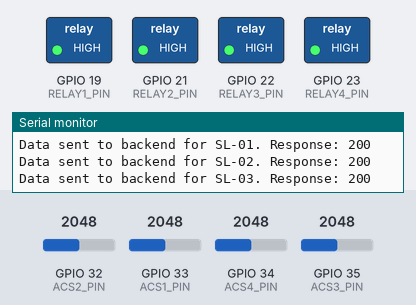
Bench run of a sketch on a simulated ESP32. Shown: switched loads named in the sketch (green lamp = pin HIGH), the last lines printed to the serial monitor. The test bench sets the inputs (shaded band); at power-on: GPIO 32 (ACS2_PIN) = 2048, GPIO 33 (ACS1_PIN) = 2048, GPIO 34 (ACS4_PIN) = 2048, GPIO 35 (ACS3_PIN) = 2048 (analog values on the 0–4095 scale). WiFi joins after 1.5 s; servers stay silent unless stated; uploads are accepted with an empty reply.

Above: at 12.5 s.
12.6 s: GPIO 32 (ACS2_PIN) set to 2141
14.3 s: GPIO 32 (ACS2_PIN) set to 2259
At 15.4 s:
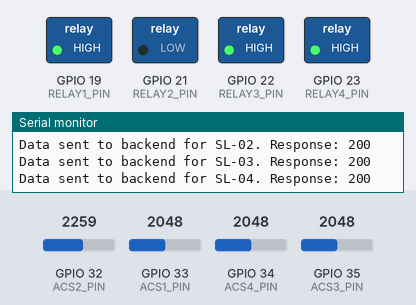
16.3 s: GPIO 33 (ACS1_PIN) set to 2138
18.1 s: GPIO 33 (ACS1_PIN) set to 2240
At 20.3 s:
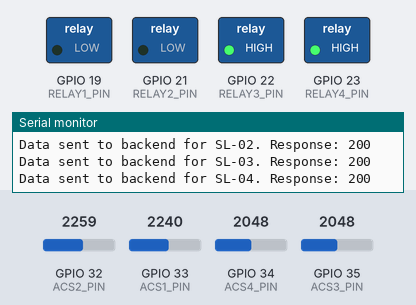
20.9 s: GPIO 34 (ACS4_PIN) set to 2128
22.4 s: GPIO 34 (ACS4_PIN) set to 2270
At 23.6 s:
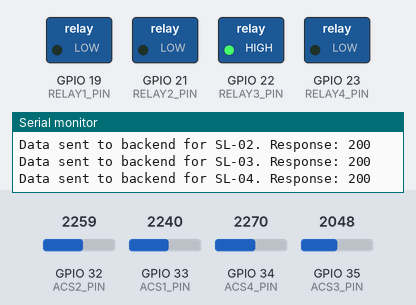
Timing chart, 0 to 25.2 s (numbered marks = the images above; inputs shaded):
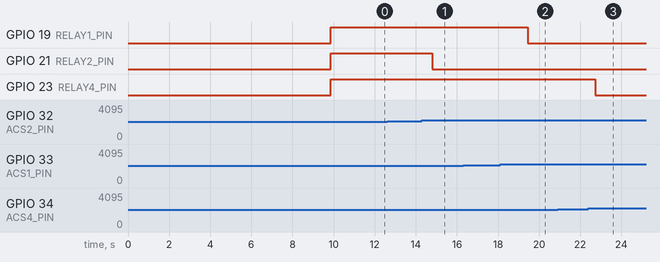

Measured:
- the behaviour switches between 2200 and 2201 on GPIO 32 (ACS2_PIN) (found by bisection; images 0 and 1)
- the behaviour switches between 2200 and 2201 on GPIO 33 (ACS1_PIN) (found by bisection; images 1 and 2)
- the behaviour switches between 2200 and 2201 on GPIO 34 (ACS4_PIN) (found by bisection; images 2 and 3)
- after the input at 14.3 s, GPIO 21 (RELAY2_PIN): HIGH → LOW after 0.51 s
- after the input at 16.3 s, every drawn part: stays the same
- after the input at 18.1 s, GPIO 19 (RELAY1_PIN): HIGH → LOW after 1.3 s
- after the input at 20.9 s, every drawn part: stays the same
- after the input at 22.4 s, GPIO 23 (RELAY4_PIN): HIGH → LOW after 0.33 s

The sketch:

streelight.ino
```cpp
#include <WiFi.h>
#include <WebServer.h>
#include <ESPmDNS.h>
#include <HTTPClient.h>

/************ BACKEND SETTINGS ************/
const char* serverUrl = "http://10.146.41.119:5001/api/streetlight-data"; // Laptop IP & Backend Port
unsigned long lastSendTime = 0;
const unsigned long sendInterval = 5000; // Send data every 5 seconds

/************ WIFI ************/
const char *ssid = "Sharvil";
const char *password = "12345678";

// WiFi Server object and parameters
WebServer server(80);

/************ PIN DEFINITIONS ************/
#define ACS1_PIN 33
#define RELAY1_PIN 19

#define ACS2_PIN 32
#define RELAY2_PIN 21

#define ACS3_PIN 35
#define RELAY3_PIN 22

#define ACS4_PIN 34
#define RELAY4_PIN 23

/************ SETTINGS ************/
//SENSITIVITY=(0.185*(2.0/3.0))=0.123
#define SENSITIVITY 0.123  //0.100
#define NOISE_THRESHOLD 0.01
#define OVERCURRENT_LIMIT 1.0
#define LOAD_ON_THRESHOLD 0.15   // A (lowered to accommodate sensor variation)
#define LOAD_OFF_THRESHOLD 0.08  // A (must be lower than ON)

/************ GLOBAL VARIABLES ************/
float offset1, offset2, offset3, offset4;
float current1, current2, current3, current4;
int raw1, raw2, raw3, raw4;
float voltage1, voltage2, voltage3, voltage4;
String status1, status2, status3, status4;
bool loadState1 = false;
bool loadState2 = false;
bool loadState3 = false;
bool loadState4 = false;
/************ SETUP ************/
void setup() {

  Serial.begin(115200);

  pinMode(RELAY1_PIN, OUTPUT);
  pinMode(RELAY2_PIN, OUTPUT);
  pinMode(RELAY3_PIN, OUTPUT);
  pinMode(RELAY4_PIN, OUTPUT);

  // Ensure relays are OFF initially (Active High)
  digitalWrite(RELAY1_PIN, LOW);
  digitalWrite(RELAY2_PIN, LOW);
  digitalWrite(RELAY3_PIN, LOW);
  digitalWrite(RELAY4_PIN, LOW);

  delay(3000);  // Allow voltage stabilization

  analogReadResolution(12);
  analogSetPinAttenuation(ACS1_PIN, ADC_11db);
  analogSetPinAttenuation(ACS2_PIN, ADC_11db);
  analogSetPinAttenuation(ACS3_PIN, ADC_11db);
  analogSetPinAttenuation(ACS4_PIN, ADC_11db);
  delay(100);  // Allow voltage stabilization
  Serial.println("Calibrating 4 Sensors...");

  offset1 = calibrateOffset(ACS1_PIN);
  offset2 = calibrateOffset(ACS2_PIN);
  offset3 = calibrateOffset(ACS3_PIN);
  offset4 = calibrateOffset(ACS4_PIN);

  Serial.println("Offsets:");
  Serial.println(offset1);
  Serial.println(offset2);
  Serial.println(offset3);
  Serial.println(offset4);

  // Turn all relays ON
  digitalWrite(RELAY1_PIN, HIGH);
  digitalWrite(RELAY2_PIN, HIGH);
  digitalWrite(RELAY3_PIN, HIGH);
  digitalWrite(RELAY4_PIN, HIGH);

  WiFi.begin(ssid, password);
  while (WiFi.status() != WL_CONNECTED) {
    delay(500);
  }

  Serial.println("\nWiFi Connected");
  Serial.print("IP Address: ");
  Serial.println(WiFi.localIP());

  /* ================= mDNS START ================= */
  if (MDNS.begin("streetlight")) {  // hostname = streetlight.local
    Serial.println("mDNS responder started");
    MDNS.addService("http", "tcp", 80);
    Serial.println("Open browser: http://streetlight.local");
  } else {
    Serial.println("Error setting up mDNS!");
  }
  /* ============================================== */

  server.on("/", handleRoot);
  server.on("/relay", handleRelay);
  server.begin();
}

/************ LOOP ************/
void loop() {

  server.handleClient();

  readChannel(ACS1_PIN, offset1, raw1, voltage1, current1);
  readChannel(ACS2_PIN, offset2, raw2, voltage2, current2);
  readChannel(ACS3_PIN, offset3, raw3, voltage3, current3);
  readChannel(ACS4_PIN, offset4, raw4, voltage4, current4);

  handleChannel(current1, RELAY1_PIN, status1, loadState1);
  handleChannel(current2, RELAY2_PIN, status2, loadState2);
  handleChannel(current3, RELAY3_PIN, status3, loadState3);
  handleChannel(current4, RELAY4_PIN, status4, loadState4);

  // Send data to backend periodically
  if (millis() - lastSendTime > sendInterval) {
    sendDataToBackend();
    lastSendTime = millis();
  }

  delay(100);
}

void sendDataToBackend() {
  if (WiFi.status() == WL_CONNECTED) {
    sendChannelData("SL-01", voltage1, current1, status1, (digitalRead(RELAY1_PIN) == HIGH));
    sendChannelData("SL-02", voltage2, current2, status2, (digitalRead(RELAY2_PIN) == HIGH));
    sendChannelData("SL-03", voltage3, current3, status3, (digitalRead(RELAY3_PIN) == HIGH));
    sendChannelData("SL-04", voltage4, current4, status4, (digitalRead(RELAY4_PIN) == HIGH));
  }
}

void sendChannelData(String id, float voltage, float current, String status, bool relayState) {
    HTTPClient http;
    http.begin(serverUrl);
    http.addHeader("Content-Type", "application/json");

    String json = "{";
    json += "\"streetlightId\":\"" + id + "\",";
    json += "\"voltage\":" + String(voltage, 3) + ",";
    json += "\"current\":" + String(current, 3) + ",";
    json += "\"status\":\"" + status + "\",";
    json += "\"relayState\":" + String(relayState ? "true" : "false");
    json += "}";

    int httpResponseCode = http.POST(json);

    if (httpResponseCode > 0) {
      Serial.print("Data sent to backend for " + id + ". Response: ");
      Serial.println(httpResponseCode);
    } else {
      Serial.print("Error sending data for " + id + ". Error code: ");
      Serial.println(httpResponseCode);
    }
    http.end();
}

/************ CHANNEL READING ************/
void readChannel(int pin, float offset, int &raw, float &voltage, float &current) {

  raw = getAveragedADC(pin, 1000);
  voltage = (raw / 4095.0) * 3.3;
  current = abs((voltage - offset) / SENSITIVITY);

  if (current < NOISE_THRESHOLD)
    current = 0;
}

/************ PROTECTION ************/
// void handleChannel(float current, int relayPin, String &status, bool &loadState) {

//   if (current > OVERCURRENT_LIMIT) {
//     digitalWrite(relayPin, LOW);  // OFF
//     status = "🚨 OVERCURRENT! Relay OFF";
//     loadState = false;
//     return;
//   }
//   // Hysteresis
//   if (!loadState && current > LOAD_ON_THRESHOLD) {
//     loadState = true;
//   } else if (loadState && current < LOAD_OFF_THRESHOLD) {
//     loadState = false;
//   }

//   if (!loadState) {
//     status = "OFF / No Load";
//   } else {
//     status = "NORMAL Operation";
//   }
// }

void handleChannel(float current, int relayPin, String &status, bool &loadState) {

  bool relayOn = (digitalRead(relayPin) == HIGH);  // active HIGH relay

  // 1️⃣ Overcurrent protection
  if (current > OVERCURRENT_LIMIT) {
    digitalWrite(relayPin, LOW);  // turn OFF
    status = "🚨 OVERCURRENT! Relay OFF";
    loadState = false;
    return;
  }

  // 2️⃣ Hysteresis only when relay is ON
  if (relayOn) {
    if (!loadState && current > LOAD_ON_THRESHOLD) {
      loadState = true;
    } else if (loadState && current < LOAD_OFF_THRESHOLD) {
      loadState = false;
    }
  } else {
    loadState = false;  // relay OFF means no load
  }

  // 3️⃣ Status logic
  if (!relayOn) {
    status = "Relay OFF";
  } else if (!loadState) {
    status = "⚠ STREETLIGHT FAULTY";
  } else {
    status = "NORMAL Operation";
  }
}


/************ WEB PAGE ************/
void handleRoot() {
  server.send(200, "text/plain", "Streetlight Controller Online. Telemetry is being sent to the central dashboard.");
}

/************ HTML HELPER ************/
void addBox(String &html, String title, int raw, float voltage,
            float offset, float current, String status, int relayPin, int ch) {

  html += "<div class='box'>";
  html += "<h3>" + title + "</h3>";
  html += "<p><b>Raw ADC:</b> " + String(raw) + "</p>";
  html += "<p><b>Voltage:</b> " + String(voltage, 3) + " V</p>";
  html += "<p><b>Offset:</b> " + String(offset, 3) + " V</p>";
  html += "<p><b>Current:</b> " + String(current, 3) + " A</p>";
  html += "<p><b>Status:</b> " + status + "</p>";
  html += "<p><b>Relay:</b> ";
  html += (digitalRead(relayPin) == LOW ? "OFF" : "ON");
  html += "</p>";

  html += "<p>";
  html += "<a href='/relay?ch=" + String(ch) + "&state=on'><button>ON</button></a> ";
  html += "<a href='/relay?ch=" + String(ch) + "&state=off'><button>OFF</button></a>";
  html += "</p>";

  html += "</div>";
}

void handleRelay() {

  if (!server.hasArg("ch") || !server.hasArg("state")) {
    server.send(400, "text/plain", "Missing Parameters");
    return;
  }

  int ch = server.arg("ch").toInt();
  String state = server.arg("state");

  int relayPin;

  switch (ch) {
    case 1: relayPin = RELAY1_PIN; break;
    case 2: relayPin = RELAY2_PIN; break;
    case 3: relayPin = RELAY3_PIN; break;
    case 4: relayPin = RELAY4_PIN; break;
    default:
      server.send(400, "text/plain", "Invalid Channel");
      return;
  }

  digitalWrite(relayPin, state == "on" ? HIGH : LOW);  // active HIGH

  server.sendHeader("Location", "/");
  server.send(303);
}

/************ CALIBRATION ************/
float calibrateOffset(int pin) {

  long sum = 0;
  for (int i = 0; i < 800; i++) {
    sum += analogRead(pin);
    delay(2);
  }

  float avg = sum / 800.0;
  return (avg / 4095.0) * 3.3;
}

/************ ADC AVERAGING ************/
int getAveragedADC(int pin, int samples) {

  long sum = 0;
  for (int i = 0; i < samples; i++) {
    sum += analogRead(pin);
  }

  return sum / samples;
}
```
